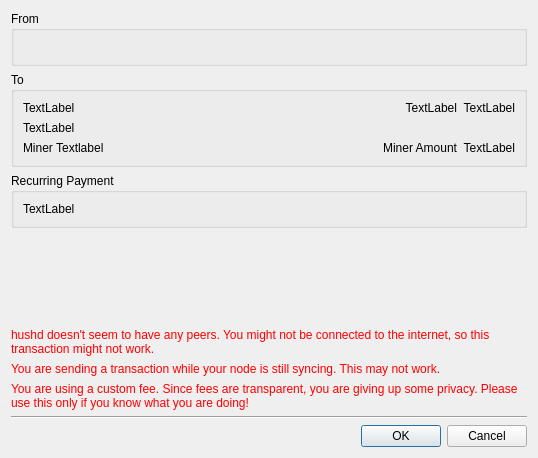
<?xml version="1.0" encoding="UTF-8"?>
<ui version="4.0">
 <class>confirm</class>
 <widget class="QDialog" name="confirm">
  <property name="geometry">
   <rect>
    <x>0</x>
    <y>0</y>
    <width>538</width>
    <height>458</height>
   </rect>
  </property>
  <property name="windowTitle">
   <string>Confirm Transaction</string>
  </property>
  <layout class="QVBoxLayout" name="verticalLayout">
   <item>
    <widget class="QGroupBox" name="groupBox">
     <property name="title">
      <string>From</string>
     </property>
     <layout class="QVBoxLayout" name="verticalLayout_2">
      <item>
       <widget class="QLabel" name="sendFrom">
        <property name="text">
         <string notr="true"/>
        </property>
        <property name="wordWrap">
         <bool>true</bool>
        </property>
       </widget>
      </item>
     </layout>
    </widget>
   </item>
   <item>
    <widget class="QGroupBox" name="sendToAddrs">
     <property name="title">
      <string>To</string>
     </property>
     <layout class="QGridLayout" name="gridLayout">
      <item row="0" column="2">
       <widget class="QLabel" name="AmtUSD1">
        <property name="sizePolicy">
         <sizepolicy hsizetype="Minimum" vsizetype="Preferred">
          <horstretch>0</horstretch>
          <verstretch>0</verstretch>
         </sizepolicy>
        </property>
        <property name="text">
         <string notr="true">TextLabel</string>
        </property>
        <property name="alignment">
         <set>Qt::AlignRight|Qt::AlignTrailing|Qt::AlignVCenter</set>
        </property>
       </widget>
      </item>
      <item row="1" column="0" colspan="3">
       <widget class="QLabel" name="Memo1">
        <property name="text">
         <string notr="true">TextLabel</string>
        </property>
        <property name="wordWrap">
         <bool>true</bool>
        </property>
       </widget>
      </item>
      <item row="0" column="0">
       <widget class="QLabel" name="Addr1">
        <property name="sizePolicy">
         <sizepolicy hsizetype="MinimumExpanding" vsizetype="Preferred">
          <horstretch>0</horstretch>
          <verstretch>0</verstretch>
         </sizepolicy>
        </property>
        <property name="text">
         <string notr="true">TextLabel</string>
        </property>
        <property name="wordWrap">
         <bool>true</bool>
        </property>
       </widget>
      </item>
      <item row="2" column="2">
       <widget class="QLabel" name="minerFeeUSD">
        <property name="sizePolicy">
         <sizepolicy hsizetype="Minimum" vsizetype="Preferred">
          <horstretch>0</horstretch>
          <verstretch>0</verstretch>
         </sizepolicy>
        </property>
        <property name="text">
         <string notr="true">TextLabel</string>
        </property>
        <property name="alignment">
         <set>Qt::AlignRight|Qt::AlignTrailing|Qt::AlignVCenter</set>
        </property>
       </widget>
      </item>
      <item row="2" column="0">
       <widget class="QLabel" name="labelMinerFee">
        <property name="sizePolicy">
         <sizepolicy hsizetype="Expanding" vsizetype="Preferred">
          <horstretch>0</horstretch>
          <verstretch>0</verstretch>
         </sizepolicy>
        </property>
        <property name="text">
         <string notr="true">Miner Textlabel</string>
        </property>
       </widget>
      </item>
      <item row="0" column="1">
       <widget class="QLabel" name="Amt1">
        <property name="sizePolicy">
         <sizepolicy hsizetype="Minimum" vsizetype="Preferred">
          <horstretch>0</horstretch>
          <verstretch>0</verstretch>
         </sizepolicy>
        </property>
        <property name="text">
         <string notr="true">TextLabel</string>
        </property>
        <property name="alignment">
         <set>Qt::AlignRight|Qt::AlignTrailing|Qt::AlignVCenter</set>
        </property>
       </widget>
      </item>
      <item row="2" column="1">
       <widget class="QLabel" name="minerFee">
        <property name="sizePolicy">
         <sizepolicy hsizetype="Minimum" vsizetype="Preferred">
          <horstretch>0</horstretch>
          <verstretch>0</verstretch>
         </sizepolicy>
        </property>
        <property name="text">
         <string notr="true">Miner Amount</string>
        </property>
        <property name="alignment">
         <set>Qt::AlignRight|Qt::AlignTrailing|Qt::AlignVCenter</set>
        </property>
       </widget>
      </item>
     </layout>
    </widget>
   </item>
   <item>
    <widget class="QGroupBox" name="grpRecurring">
     <property name="title">
      <string>Recurring Payment</string>
     </property>
     <layout class="QGridLayout" name="gridLayout_2">
      <item row="0" column="0">
       <widget class="QLabel" name="lblRecurringDesc">
        <property name="text">
         <string>TextLabel</string>
        </property>
       </widget>
      </item>
     </layout>
    </widget>
   </item>
   <item>
    <spacer name="verticalSpacer">
     <property name="orientation">
      <enum>Qt::Vertical</enum>
     </property>
     <property name="sizeHint" stdset="0">
      <size>
       <width>20</width>
       <height>40</height>
      </size>
     </property>
    </spacer>
   </item>
   <item>
    <widget class="QLabel" name="nopeersWarning">
     <property name="styleSheet">
      <string notr="true">color: red;</string>
     </property>
     <property name="text">
      <string>hushd doesn't seem to have any peers. You might not be connected to the internet, so this transaction might not work.</string>
     </property>
     <property name="wordWrap">
      <bool>true</bool>
     </property>
    </widget>
   </item>
   <item>
    <widget class="QLabel" name="syncingWarning">
     <property name="styleSheet">
      <string notr="true">color: red;</string>
     </property>
     <property name="text">
      <string>You are sending a transaction while your node is still syncing. This may not work.</string>
     </property>
     <property name="wordWrap">
      <bool>true</bool>
     </property>
    </widget>
   </item>
   <item>
    <widget class="QLabel" name="warningLabel">
     <property name="styleSheet">
      <string notr="true">color: red;</string>
     </property>
     <property name="text">
      <string>You are using a custom fee. Since fees are transparent, you are giving up some privacy. Please use this only if you know what you are doing!</string>
     </property>
     <property name="wordWrap">
      <bool>true</bool>
     </property>
    </widget>
   </item>
   <item>
    <widget class="Line" name="line">
     <property name="orientation">
      <enum>Qt::Horizontal</enum>
     </property>
    </widget>
   </item>
   <item>
    <widget class="QDialogButtonBox" name="buttonBox">
     <property name="orientation">
      <enum>Qt::Horizontal</enum>
     </property>
     <property name="standardButtons">
      <set>QDialogButtonBox::Cancel|QDialogButtonBox::Ok</set>
     </property>
    </widget>
   </item>
  </layout>
 </widget>
 <resources/>
 <connections>
  <connection>
   <sender>buttonBox</sender>
   <signal>accepted()</signal>
   <receiver>confirm</receiver>
   <slot>accept()</slot>
   <hints>
    <hint type="sourcelabel">
     <x>248</x>
     <y>254</y>
    </hint>
    <hint type="destinationlabel">
     <x>157</x>
     <y>274</y>
    </hint>
   </hints>
  </connection>
  <connection>
   <sender>buttonBox</sender>
   <signal>rejected()</signal>
   <receiver>confirm</receiver>
   <slot>reject()</slot>
   <hints>
    <hint type="sourcelabel">
     <x>316</x>
     <y>260</y>
    </hint>
    <hint type="destinationlabel">
     <x>286</x>
     <y>274</y>
    </hint>
   </hints>
  </connection>
 </connections>
</ui>
